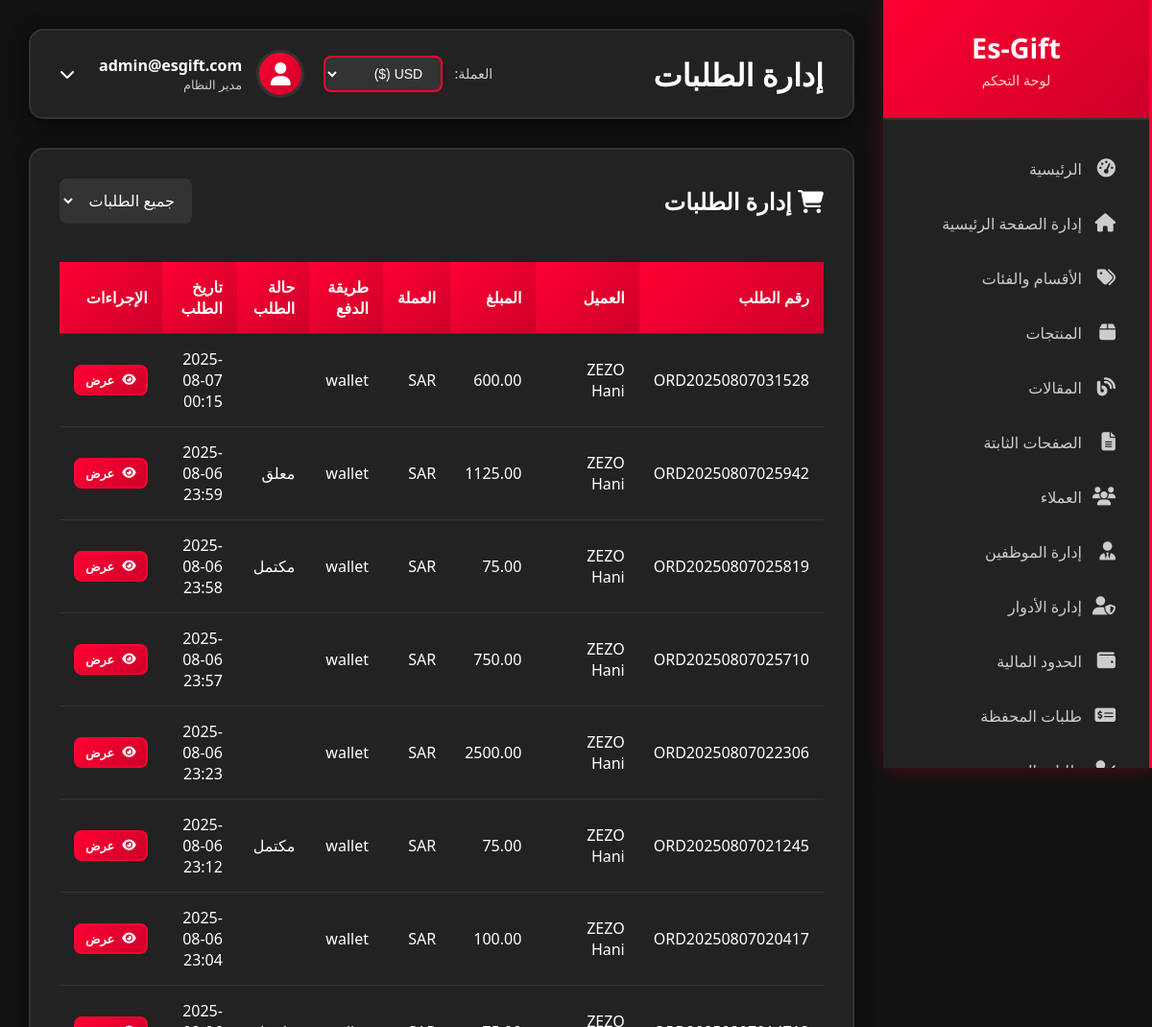
Page /admin/orders (signed in, upper part) on the earlier database version.
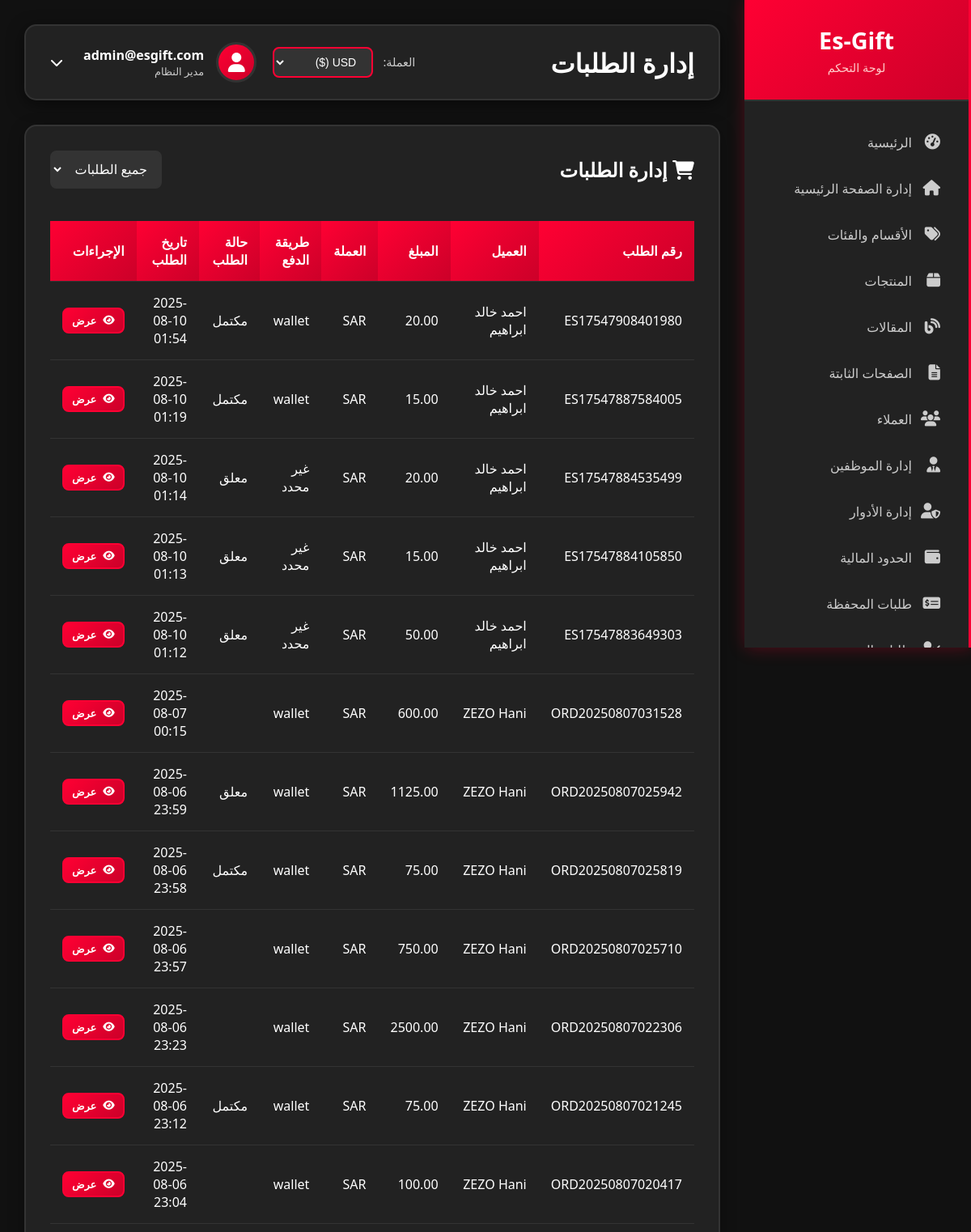
Same page on the later database version.
### models.py (models this page shows, shortened)
class Order(db.Model):
    id = db.Column(db.Integer, primary_key=True)
    user_id = db.Column(db.Integer, db.ForeignKey('user.id'), nullable=False)
    order_number = db.Column(db.String(50), unique=True, nullable=False)
    total_amount = db.Column(db.Numeric(10, 2), nullable=False)
    currency = db.Column(db.String(3), default='SAR')
    payment_method = db.Column(db.String(50))
    payment_status = db.Column(db.String(20), default='pending')
    order_status = db.Column(db.String(20), default='pending')
    created_at = db.Column(db.DateTime, default=datetime.utcnow)
    excel_file_path = db.Column(db.String(500))  # مسار ملف Excel المحفوظ
    items = db.relationship('OrderItem', backref='order', lazy=True)
    codes = db.relationship('ProductCode', backref='order', lazy=True)

class User(UserMixin, db.Model):
    id = db.Column(db.Integer, primary_key=True)
    username = db.Column(db.String(80), unique=True, nullable=True)  # اسم المستخدم
    email = db.Column(db.String(120), unique=True, nullable=False)
    password_hash = db.Column(db.String(120), nullable=False)
    full_name = db.Column(db.String(100))
    phone = db.Column(db.String(20))
    birth_date = db.Column(db.Date)
    nationality = db.Column(db.String(50))
    customer_type = db.Column(db.String(20), default='regular')  # regular, kyc, reseller
    kyc_status = db.Column(db.String(20), default='none')  # none, pending, approved, rejected
    google_id = db.Column(db.String(100), unique=True, nullable=True)  # Google ID
    profile_picture = db.Column(db.String(300))  # صورة البروفايل من Google
    is_verified = db.Column(db.Boolean, default=False)  # تم التحقق من الإيميل
    email_verification_token = db.Column(db.String(100), nullable=True)  # رمز التحقق من الإيميل
    email_verification_sent_at = db.Column(db.DateTime, nullable=True)  # وقت إرسال رمز التحقق
    document_type = db.Column(db.String(50))  # national_id, passport, driver_license
    id_front_image = db.Column(db.String(200))
    id_back_image = db.Column(db.String(200))
    selfie_image = db.Column(db.String(200))
    passport_image = db.Column(db.String(200))
    driver_license_image = db.Column(db.String(200))
    face_photo_front = db.Column(db.String(200))
    face_photo_right = db.Column(db.String(200))
    face_photo_left = db.Column(db.String(200))
    is_admin = db.Column(db.Boolean, default=False)
    last_login = db.Column(db.DateTime)
    created_at = db.Column(db.DateTime, default=datetime.utcnow)
    preferred_currency = db.Column(db.String(3), default='USD')  # العملة المفضلة للمحفظة
    orders = db.relationship('Order', backref='user', lazy=True)

### admin_routes.py (the view)
@admin.route('/orders')
@login_required
@requires_page_access('admin.orders')
def orders():
    if not current_user.is_admin:
        employee = Employee.query.filter_by(user_id=current_user.id).first()
        if not employee:
            return redirect(url_for('main.index'))
    orders = Order.query.order_by(Order.created_at.desc()).all()
    return render_template('admin/orders.html', orders=orders)

### employee_utils.py (called while the page is built, shortened)
def requires_page_access(page_route):
    def decorator(f):
        @wraps(f)
        def decorated_function(*args, **kwargs):
            if not current_user.is_authenticated:
                return redirect(url_for('auth.login'))
            if current_user.is_admin:
                return f(*args, **kwargs)
        return decorated_function
    return decorator

### templates/admin/orders.html (shortened to what this page needs)
{% extends "admin/base.html" %}
{% block page_title %}إدارة الطلبات{% endblock %}
{% block content %}
<div class="content-card">
    <div style="display: flex; justify-content: space-between; align-items: center; margin-bottom: 20px;">
        <h2>
            <i class="fas fa-shopping-cart"></i>
            إدارة الطلبات
        </h2>
        <div>
            <select class="form-control" style="width: auto; display: inline-block;" onchange="filterOrders(this.value)">
                <option value="">جميع الطلبات</option>
            </select>
        </div>
    </div>
    <div class="table-container">
        <table class="data-table" id="ordersTable">
            <thead>
                <tr>
                    <th>رقم الطلب</th>
                    <th>العميل</th>
                    <th>المبلغ</th>
                    <th>العملة</th>
                    <th>طريقة الدفع</th>
                    <th>حالة الطلب</th>
                    <th>تاريخ الطلب</th>
                    <th>الإجراءات</th>
                </tr>
            </thead>
            <tbody>
                {% for order in orders %}
                <tr data-status="{{ order.order_status }}">
                    <td>{{ order.order_number }}</td>
                    <td>{{ order.user.full_name or order.user.email }}</td>
                    <td>{{ order.total_amount }}</td>
                    <td>{{ order.currency }}</td>
                    <td>{{ order.payment_method or 'غير محدد' }}</td>
                    <td>
                        <span class="status-badge status-{{ order.order_status }}">
                            {% if order.order_status == 'pending' %}
                                معلق
                            {% elif order.order_status == 'completed' %}
                                مكتمل
                            {% elif order.order_status == 'cancelled' %}
                                ملغي
                            {% endif %}
                        </span>
                    </td>
                    <td>{{ order.created_at.strftime('%Y-%m-%d %H:%M') }}</td>
                    <td>
                        <a href="{{ url_for('admin.order_detail', order_id=order.id) }}" class="btn btn-primary btn-sm">
                            <i class="fas fa-eye"></i>
                            عرض
                        </a>
                    </td>
                </tr>
                {% endfor %}
            </tbody>
        </table>
    </div>
</div>
{% endblock %}

Differences in the rows shown:
added Order: order_number "ES17547908401980", user "احمد خالد ابراهيم", total_amount "20.00", currency "SAR", payment_method "wallet", order_status "مكتمل", created_at "2025-08-10 01:54"
added Order: order_number "ES17547887584005", user "احمد خالد ابراهيم", total_amount "15.00", currency "SAR", payment_method "wallet", order_status "مكتمل", created_at "2025-08-10 01:19"
added Order: order_number "ES17547884535499", user "احمد خالد ابراهيم", total_amount "20.00", currency "SAR", payment_method "غير محدد", order_status "معلق", created_at "2025-08-10 01:14"
added Order: order_number "ES17547884105850", user "احمد خالد ابراهيم", total_amount "15.00", currency "SAR", payment_method "غير محدد", order_status "معلق", created_at "2025-08-10 01:13"
added Order: order_number "ES17547883649303", user "احمد خالد ابراهيم", total_amount "50.00", currency "SAR", payment_method "غير محدد", order_status "معلق", created_at "2025-08-10 01:12"
